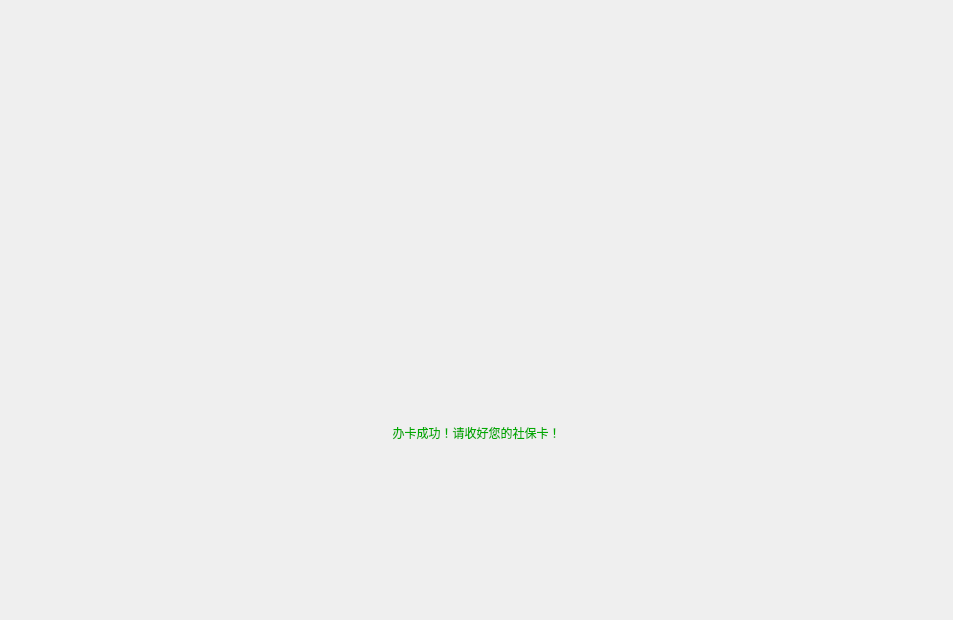
<?xml version="1.0" encoding="UTF-8"?>
<ui version="4.0">
 <class>OperatorSucceed</class>
 <widget class="QWidget" name="OperatorSucceed">
  <property name="geometry">
   <rect>
    <x>0</x>
    <y>0</y>
    <width>953</width>
    <height>620</height>
   </rect>
  </property>
  <property name="windowTitle">
   <string>Form</string>
  </property>
  <layout class="QVBoxLayout" name="verticalLayout_2">
   <item>
    <spacer name="verticalSpacer">
     <property name="orientation">
      <enum>Qt::Vertical</enum>
     </property>
     <property name="sizeHint" stdset="0">
      <size>
       <width>20</width>
       <height>101</height>
      </size>
     </property>
    </spacer>
   </item>
   <item>
    <layout class="QVBoxLayout" name="verticalLayout">
     <item>
      <layout class="QHBoxLayout" name="horizontalLayout">
       <item>
        <spacer name="horizontalSpacer">
         <property name="orientation">
          <enum>Qt::Horizontal</enum>
         </property>
         <property name="sizeHint" stdset="0">
          <size>
           <width>40</width>
           <height>20</height>
          </size>
         </property>
        </spacer>
       </item>
       <item>
        <widget class="QLabel" name="label_Succeed">
         <property name="minimumSize">
          <size>
           <width>240</width>
           <height>240</height>
          </size>
         </property>
         <property name="styleSheet">
          <string notr="true">border-image: url(:/Image/OK.png);</string>
         </property>
         <property name="text">
          <string/>
         </property>
        </widget>
       </item>
       <item>
        <spacer name="horizontalSpacer_2">
         <property name="orientation">
          <enum>Qt::Horizontal</enum>
         </property>
         <property name="sizeHint" stdset="0">
          <size>
           <width>40</width>
           <height>20</height>
          </size>
         </property>
        </spacer>
       </item>
      </layout>
     </item>
     <item>
      <widget class="QLabel" name="label">
       <property name="styleSheet">
        <string notr="true">font: 48pt &quot;Microsoft YaHei UI&quot;;
color: rgb(0, 170, 0);</string>
       </property>
       <property name="text">
        <string>办卡成功！请收好您的社保卡！</string>
       </property>
       <property name="alignment">
        <set>Qt::AlignCenter</set>
       </property>
      </widget>
     </item>
    </layout>
   </item>
   <item>
    <spacer name="verticalSpacer_2">
     <property name="orientation">
      <enum>Qt::Vertical</enum>
     </property>
     <property name="sizeHint" stdset="0">
      <size>
       <width>20</width>
       <height>100</height>
      </size>
     </property>
    </spacer>
   </item>
  </layout>
 </widget>
 <resources/>
 <connections/>
</ui>
